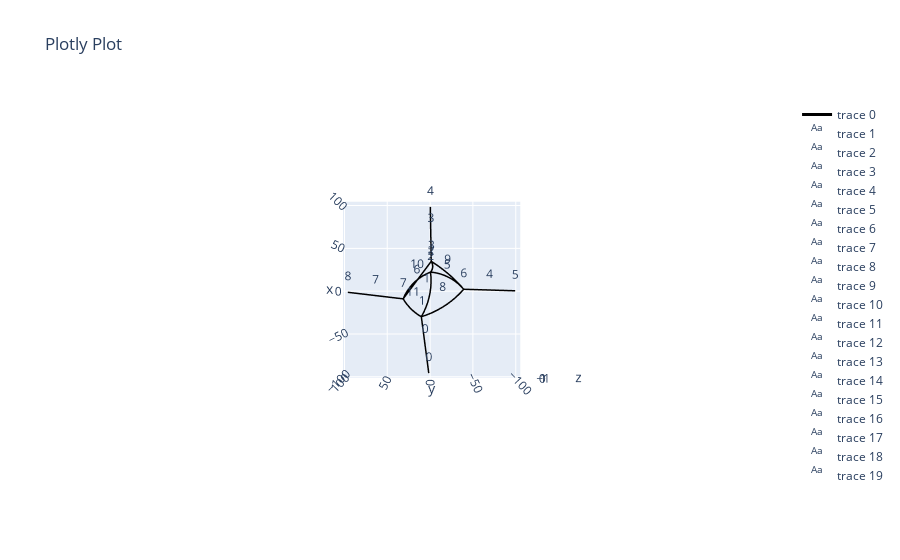

Notebook code cell kept with this figure:
### Markdown cell above
### Step 3: Define elements as a curves
An (optional) optimization algorithm finds the vertex locations minimizing abs(l1-l0). Next the (optimized) network is scaled down, and edges are defined as arcs.

available error functions in the optimization algorithms are:
- 'no optimization' : Network is scaled down directly, and no alogirthm is applied
- 'standard'        : a standard L2-norm quantifies the error
- 'sigmoid'         : a sigmoid function skews the L2-norm to penalize too short edges more (b>0) or too long edges more (b<0)

Preliminary results shows best results using a standard L2 error function

### Code cell
# net.initialize_shape_optimizer(function_type = 'no optimization',  method = 'L-BFGS-B', params = None)
# net.initialize_shape_optimizer(function_type = 'standard',  method = 'L-BFGS-B',options ={"maxiter": 10000, "maxfun": 1500000, "maxls": 5000})
net.initialize_shape_optimizer(function_type = 'standard',  method = 'Gauss-Seidel',options ={"maxiter": 1000, "damping": .1, "correction_scalar": 1.5, "tol": 1e-6})
# net.initialize_shape_optimizer(function_type = 'standard',  method = 'trust-constr')
# net.initialize_shape_optimizer(function_type = 'sigmoid',  method = 'L-BFGS-B', params = {'a': 4, 'b': -1})
net.optimize_vertices()
reference_point = [0,0,0]                         # The network will be scaler relative to this point
net.scale_vertices(reference_point, net.l_scalar, account_for_leafs = True) # If you don't provide a scalar, it will use network.l_scalar automatically

# #  You can plot the scaled network like this
# # net.net_plot(color=True, plot_type='scaled')

# # Determine the Radius and Angle of the circle that define the arc of each element
R, th = net.arc_param()
# # for the arc length (net.l1 * net.l_scalar) is used unless specified otherwise, for the cord length (net.l0) is used unless specified otherwise
xyz = net.arc_points(n = 10) 

net.net_plot(color=True, plot_type='arcs', elables=True, vlabels = True)
# net.net_plot(color=True, plot_type='optimized', elables=False, vlabels = False)

# np.min(R/net.l0), net.l_scalar, np.min(net.l0 - net.l1), np.max(net.l0 - net.l1)
net.l_scalar

### Figure 1 — Plotly figure (JSON) as saved in the notebook; plotly's stock layout.template omitted (floating-point values rounded to 4 significant figures; data arrays with more than 128 entries replaced by an {"elided": "..."} marker saying what was removed)
{"data": [{"line": {"color": "black", "width": 3}, "mode": "lines", "type": "scatter3d", "x": {"elided": "132 float values"}, "y": {"elided": "132 float values"}, "z": {"elided": "132 int values"}}, {"mode": "text", "text": ["0"], "type": "scatter3d", "x": [-62.76], "y": [5.929], "z": [0]}, {"mode": "text", "text": ["1"], "type": "scatter3d", "x": [-3.795], "y": [4.89], "z": [0]}, {"mode": "text", "text": ["2"], "type": "scatter3d", "x": [28.5], "y": [-0.8926], "z": [0]}, {"mode": "text", "text": ["3"], "type": "scatter3d", "x": [66.53], "y": [-0.7511], "z": [0]}, {"mode": "text", "text": ["4"], "type": "scatter3d", "x": [1.303], "y": [-69.24], "z": [0]}, {"mode": "text", "text": ["5"], "type": "scatter3d", "x": [12.23], "y": [-19.85], "z": [0]}, {"mode": "text", "text": ["6"], "type": "scatter3d", "x": [6.64], "y": [15.49], "z": [0]}, {"mode": "text", "text": ["7"], "type": "scatter3d", "x": [-5.167], "y": [63.76], "z": [0]}, {"mode": "text", "text": ["8"], "type": "scatter3d", "x": [-13.84], "y": [-14.47], "z": [0]}, {"mode": "text", "text": ["9"], "type": "scatter3d", "x": [18.46], "y": [-20.26], "z": [0]}, {"mode": "text", "text": ["10"], "type": "scatter3d", "x": [12.87], "y": [15.09], "z": [0]}, {"mode": "text", "text": ["11"], "type": "scatter3d", "x": [-19.43], "y": [20.87], "z": [0]}, {"mode": "text", "text": ["0"], "type": "scatter3d", "x": [-95.67], "y": [1.589], "z": [0]}, {"mode": "text", "text": ["1"], "type": "scatter3d", "x": [-29.86], "y": [10.27], "z": [0]}, {"mode": "text", "text": ["2"], "type": "scatter3d", "x": [22.27], "y": [-0.4889], "z": [0]}, {"mode": "text", "text": ["3"], "type": "scatter3d", "x": [34.72], "y": [-1.296], "z": [0]}, {"mode": "text", "text": ["4"], "type": "scatter3d", "x": [98.33], "y": [-0.2061], "z": [0]}, {"mode": "text", "text": ["5"], "type": "scatter3d", "x": [0.418], "y": [-99.26], "z": [0]}, {"mode": "text", "text": ["6"], "type": "scatter3d", "x": [2.189], "y": [-39.21], "z": [0]}, {"mode": "text", "text": ["7"], "type": "scatter3d", "x": [-8.991], "y": [31.48], "z": [0]}, {"mode": "text", "text": ["8"], "type": "scatter3d", "x": [-1.343], "y": [96.05], "z": [0]}], "layout": {"scene": {"aspectmode": "data", "camera": {"eye": {"x": 0, "y": 0, "z": 15}}}, "title": {"text": "Plotly Plot"}}}
